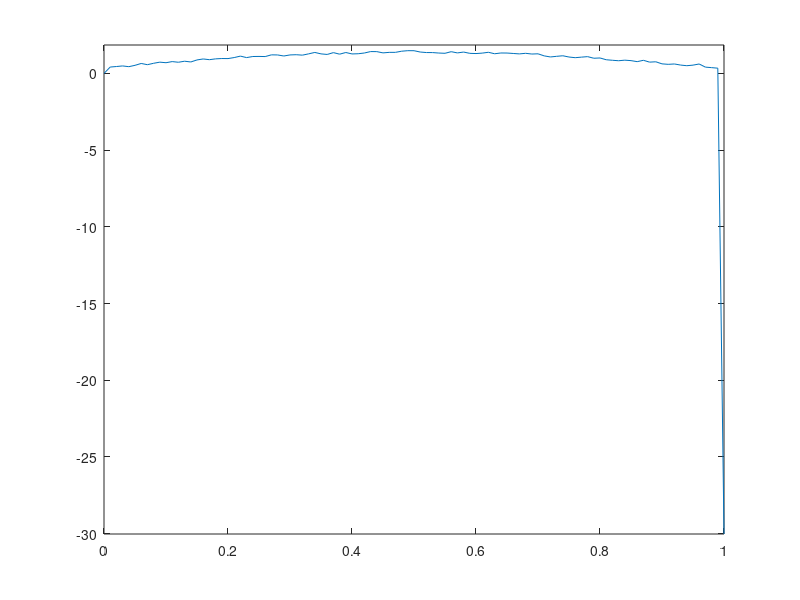

Source code (MATLAB): (Note: this script raises an error after producing the figure.)
%% Solution to Problem Set 3
% Control of Reaction Diffusion Equation

%Start Parameter
lambda = 25;
control_on = true;
plot_temp = true;
plot_delta_t = 0.01; %must be >=0.002
plot_gain_kernel = false;
%End Parameter

delta_x = 0.01;
delta_t = 0.002;
x = 0:delta_x:1;
t = 0:delta_t:1;
u0 = sin(pi*x) + (0.5 - rand(1, length(x)) / 5);
A = full(gallery('tridiag',length(x),1,-2,1)) / delta_x^2;
A = A + eye(length(x)) * lambda;
A(1,:) = 0;
A(end,:) = 0;
A(1,1) = 1;
A(end,end) = 1;
u_be = zeros(length(x), length(t));
u_be(:,1) = u0;

k = zeros(1, length(x));
for i=1:length(x)
    k(1, i) = -lambda*x(1,i) * besseli(1, sqrt(lambda*(1-x(1,i)^2))) / sqrt(lambda*(1-x(1,i)^2));
    if i == length(x)
        k(1, i) = -lambda/2;
    end
end

for i=2:length(t)+1
    if control_on
        u_be(end, i-1) = trapz(delta_x, k(:).*u_be(:,i-1));
    else
        u_be(end, i-1)= 0;
    end
    if i == length(t)+1
        break
    end
    u_be(1, i-1) = 0;
    AI = eye(length(x)) - delta_t * A;
    u_be(:,i)= AI\u_be(:,i-1);
end

if plot_temp
    pdt = ceil(plot_delta_t / delta_t);
    for i=1:pdt:length(t)
        p = plot(x, u_be(:,i));
        ylim([min(u_be(:)) max(u_be(:))])
        title("Lambda=" + lambda + " and time=" + i*delta_t)
        pause(0.5);
        if ~ishghandle(p)
            return
        end
    end
end

close all;


%% Gain Kernel

if plot_gain_kernel
    lambda_arr = [5 10 15 20 25];
    k = zeros(length(lambda_arr), length(x));
    
    for l=1:length(lambda_arr)
        lambda = lambda_arr(l);
        for i=1:length(x)
            k(l, i) = -lambda*x(1,i) * besseli(1, sqrt(lambda*(1-x(1,i)^2))) / sqrt(lambda*(1-x(1,i)^2));
            if i == length(x)
                k(l, i) = -lambda/2;
            end
        end
        hold on
        plot(x, k(l, :), 'DisplayName', string(lambda))
    end
    
    hold off
    lgd = legend;
    lgd.Title.String = 'Lambdas';
end

